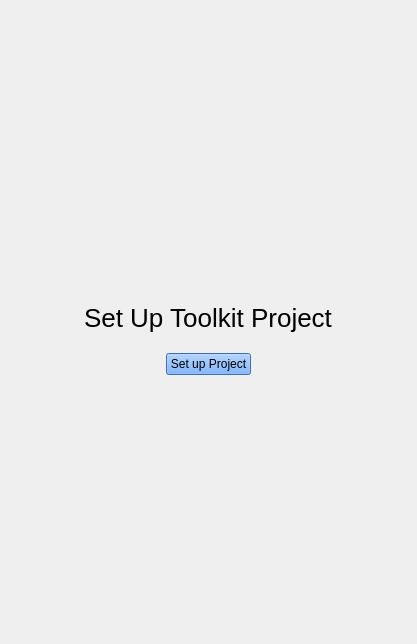
<?xml version="1.0" encoding="UTF-8"?>
<ui version="4.0">
 <class>SetupProject</class>
 <widget class="QWidget" name="SetupProject">
  <property name="geometry">
   <rect>
    <x>0</x>
    <y>0</y>
    <width>417</width>
    <height>644</height>
   </rect>
  </property>
  <property name="windowTitle">
   <string>Form</string>
  </property>
  <layout class="QHBoxLayout" name="horizontalLayout">
   <item>
    <spacer name="horizontalSpacer">
     <property name="orientation">
      <enum>Qt::Horizontal</enum>
     </property>
     <property name="sizeHint" stdset="0">
      <size>
       <width>40</width>
       <height>20</height>
      </size>
     </property>
    </spacer>
   </item>
   <item>
    <layout class="QVBoxLayout" name="verticalLayout">
     <property name="spacing">
      <number>20</number>
     </property>
     <item>
      <spacer name="verticalSpacer">
       <property name="orientation">
        <enum>Qt::Vertical</enum>
       </property>
       <property name="sizeHint" stdset="0">
        <size>
         <width>20</width>
         <height>40</height>
        </size>
       </property>
      </spacer>
     </item>
     <item>
      <layout class="QHBoxLayout" name="horizontalLayout_2">
       <item>
        <widget class="QLabel" name="icon">
         <property name="sizePolicy">
          <sizepolicy hsizetype="Fixed" vsizetype="Fixed">
           <horstretch>0</horstretch>
           <verstretch>0</verstretch>
          </sizepolicy>
         </property>
         <property name="maximumSize">
          <size>
           <width>40</width>
           <height>40</height>
          </size>
         </property>
         <property name="text">
          <string/>
         </property>
         <property name="pixmap">
          <pixmap resource="resources.qrc">:/tk-desktop/shotgun_logo.png</pixmap>
         </property>
         <property name="scaledContents">
          <bool>true</bool>
         </property>
         <property name="alignment">
          <set>Qt::AlignCenter</set>
         </property>
         <property name="textInteractionFlags">
          <set>Qt::NoTextInteraction</set>
         </property>
        </widget>
       </item>
      </layout>
     </item>
     <item>
      <widget class="QLabel" name="text">
       <property name="styleSheet">
        <string notr="true">font-size: 26px;</string>
       </property>
       <property name="text">
        <string>Set Up Toolkit Project</string>
       </property>
      </widget>
     </item>
     <item>
      <layout class="QHBoxLayout" name="horizontalLayout_3">
       <item>
        <spacer name="horizontalSpacer_3">
         <property name="orientation">
          <enum>Qt::Horizontal</enum>
         </property>
         <property name="sizeHint" stdset="0">
          <size>
           <width>40</width>
           <height>20</height>
          </size>
         </property>
        </spacer>
       </item>
       <item>
        <widget class="QPushButton" name="button">
         <property name="sizePolicy">
          <sizepolicy hsizetype="Preferred" vsizetype="Preferred">
           <horstretch>0</horstretch>
           <verstretch>0</verstretch>
          </sizepolicy>
         </property>
         <property name="styleSheet">
          <string notr="true">QPushButton {
	background-color: rgb(81, 153, 255);
}

QPushButton::disabled {
	background-color: rgb(172, 176, 211);
}</string>
         </property>
         <property name="text">
          <string>Set up Project</string>
         </property>
         <property name="flat">
          <bool>false</bool>
         </property>
        </widget>
       </item>
       <item>
        <spacer name="horizontalSpacer_4">
         <property name="orientation">
          <enum>Qt::Horizontal</enum>
         </property>
         <property name="sizeHint" stdset="0">
          <size>
           <width>40</width>
           <height>20</height>
          </size>
         </property>
        </spacer>
       </item>
      </layout>
     </item>
     <item>
      <spacer name="verticalSpacer_2">
       <property name="orientation">
        <enum>Qt::Vertical</enum>
       </property>
       <property name="sizeHint" stdset="0">
        <size>
         <width>20</width>
         <height>40</height>
        </size>
       </property>
      </spacer>
     </item>
    </layout>
   </item>
   <item>
    <spacer name="horizontalSpacer_2">
     <property name="orientation">
      <enum>Qt::Horizontal</enum>
     </property>
     <property name="sizeHint" stdset="0">
      <size>
       <width>40</width>
       <height>20</height>
      </size>
     </property>
    </spacer>
   </item>
  </layout>
 </widget>
 <resources>
  <include location="resources.qrc"/>
 </resources>
 <connections/>
</ui>
